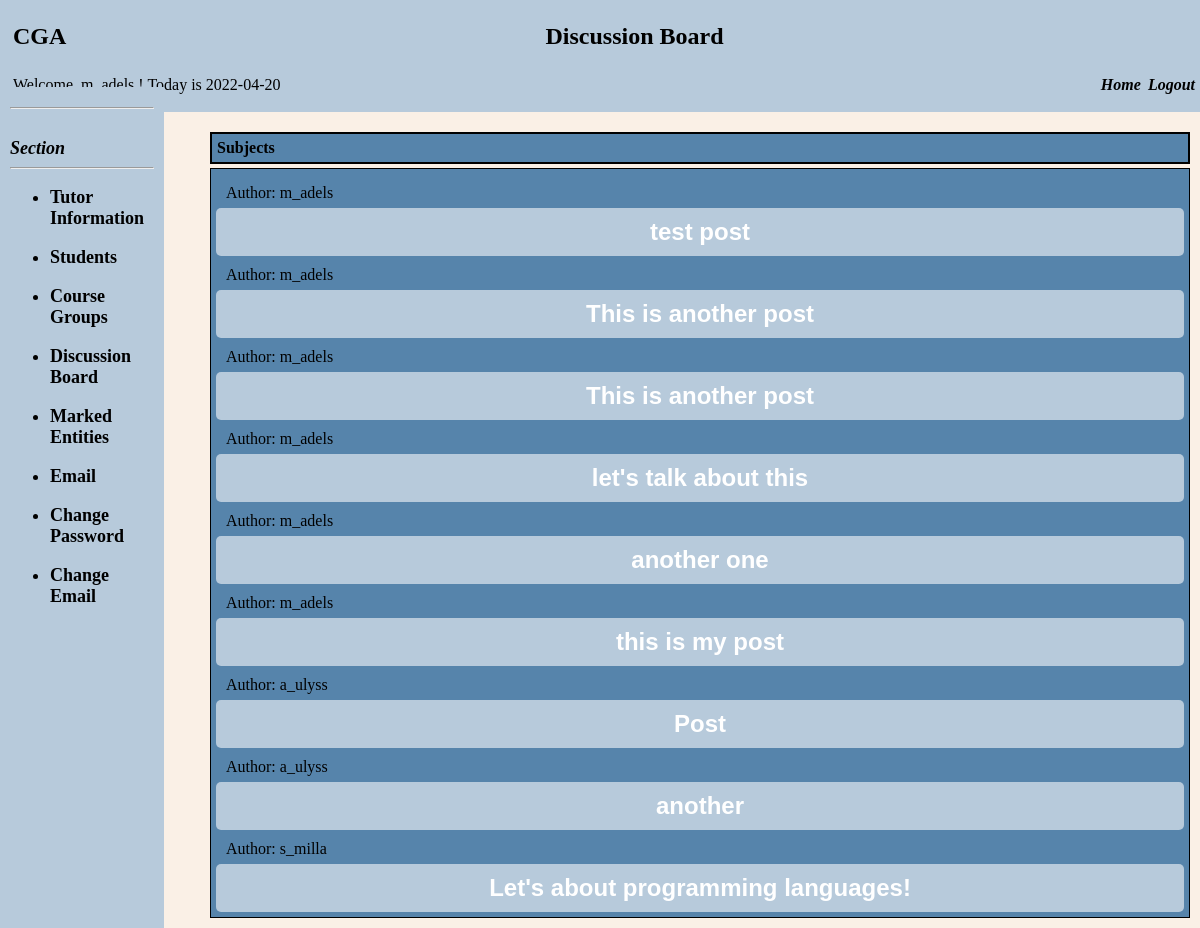
The page /Instructor/instructorDiscussion.php (signed in) on the database its author committed.
### tables this page shows
CREATE TABLE `discussion_board` (
  `id` int NOT NULL AUTO_INCREMENT,
  `title` varchar(100) NOT NULL,
  `creator` varchar(100) NOT NULL,
  `content` text NOT NULL,
  `creation_date` varchar(100) DEFAULT NULL,
  `course_id` int DEFAULT NULL,
  `group_id` int NOT NULL,
  PRIMARY KEY (`id`),
  KEY `creator` (`creator`),
  KEY `course_id` (`course_id`),
  CONSTRAINT `discussion_board_ibfk_1` FOREIGN KEY (`creator`) REFERENCES `users` (`username`),
  CONSTRAINT `discussion_board_ibfk_2` FOREIGN KEY (`course_id`) REFERENCES `course` (`id`)
);

### Instructor/instructorDiscussion.php (the view, shortened to what this page needs)
<?php
include('../session.php');
 ?>
<!DOCTYPE html>
<html>
<head>
    <link rel="stylesheet" href="../style.css" />
</head>
<body>
    <body>
        <div class="header" height="20%" scrolling="no">
            <table border="0" width="100%">
                <tbody>
                    <tr width="100%">
                        <td width="5%" align="left"><h2>CGA</h2></td>
                        <td align="center"><font size="5"><b>Discussion Board</b></font></td>
                    </tr>
                </tbody>
            </table>
            <table border="0" width="100%">
                <tbody>
                    <tr width="100%">
                        <td align="left"><font class="font-header" size="3">Welcome, <?php echo htmlspecialchars($_SESSION["username"]); ?> ! <?php echo "Today is " . date("Y-m-d") . "<br>"; ?></font></td>
                        <td align="right">
                            <i>
                                <b>
                                    <a href="../welcome.php">
                                        <font class="home_link" color="black">Home</font>
                                    </a>
                                </b>
                            </i>
                            <i>
                                <b>
                                    <a href="../logout.php">
                                        <font color="black">Logout</font>
                                    </a>
                                </b>
                            </i>
                            <br>
                        </td>
                    </tr>
                </tbody>
            </table>
        </div>
        <div class="menu" height="100%" width="150px">
            <hr>
            <b>
                <font size="4">
                    <i>
                        <?php echo htmlspecialchars($_SESSION["course_name"]); ?><br>
                        Section <?php echo htmlspecialchars($_SESSION["course_section"]); ?>
                    </i>
                </font>
            </b>
            <hr>
            <b>
                <font size="4">
                    <ul>
                        <li>
                            <a href="instructorTutorInfo.php">
                                <b>
                                    <font color="black">Tutor Information</font>
                                </b>
                            </a>
                        </li>
                    </ul>
                </font>
            </b>
            <b>
                <font size="4">
                    <ul>
                        <li>
                            <a href="instructorStudents.php">
                                <b>
                                    <font color="black">Students</font>
                                </b>
                            </a>
                        </li>
                    </ul>
                </font>
            </b>
            <b>
                <font size="4">
                    <ul>
                        <li>
                            <a href="instructorGroups.php">
                                <b>
                                    <font color="black">Course Groups</font>
                                </b>
                            </a>
                        </li>
                    </ul>
                </font>
            </b>
            <b>
                <font size="4">
                    <ul>
                        <li>
                            <a href="instructorDiscussion.php">
                                <b>
                                    <font color="black">Discussion Board</font>
                                </b>
                            </a>
                        </li>
                    </ul>
                </font>
            </b>
            <b>
                <font size="4">
                    <ul>
                        <li>
                            <a href="instructorMarkedEntities.php">
                                <b>
                                    <font color="black">Marked Entities</font>
                                </b>
                            </a>
                        </li>
                    </ul>
                </font>
            </b>
 <b>
                <font size="4">
                    <ul>
                        <li>
                            <a href="../Email/email_welcome.php">
                                <b>
                                    <font color="black">Email</font>
                                </b>
                            </a>
                        </li>
                    </ul>
                </font>
            </b>
            <b>
                <font size="4">
                    <ul>
                        <li>
                            <a href="instructorPassword.php">
                                <b>
                                    <font color="black">Change Password</font>
                                </b>
                            </a>
                        </li>
                    </ul>
                </font>
            </b>
            <b>
                <font size="4">
                    <ul>
                        <li>
                            <a href="instructorEmail.php">
                                <b>
                                    <font color="black">Change Email</font>
                                </b>
                            </a>
                        </li>
                    </ul>
                </font>
            </b>
        </div>
  <div class="main_home">
            <div class="table-head">
                <div class="subjects">Subjects</div>
            </div>
            <div class="table-row">
                <div class="subjects">
                  <?php
                  $query = "SELECT * FROM discussion_board";
                  $run = $conn->query($query);
                  $i=0;
                  while($row = $run->fetch_array()) {
                  if($i==0){
                  ?>
                  <form class="" action="instructorPostDetails.php" method="get">
                    <div class="author-div">
                      <span>Author:  <?php echo $row['creator']; ?></span>
                    </div>
                  <input type="submit" id="title" value="<?php echo $row['title']; ?>">
                  <br>
                   </form>
                   <?php
                     }
                   }
                 ?>
                </div>
  </body>
</html>

### style.css (style rules this page uses)
body { background-color: #faf0e6; }
.header { background-color: #B7CADB; display: block; position: fixed; top: 0; left: 0; padding-left: 10px; width: 99%; padding-right: 10px; padding-bottom:15px; }
.menu { background-color: #B7CADB; width: 12%; padding-top: 1%; padding-bottom: 100%; margin-top:5.7%; position:fixed; left: 0; padding-left: 10px; padding-right: 10px; top:2%; }
.main_home { margin-left:200px; margin-top: 130px; position: static; }
.home_link { margin-right: 1%; }
.table-head { display: flex; }
.table-head div { padding: 5px; margin: 2px; background-color: #5684ab; font-weight: bold; border: 2px solid; }
.table-head .subjects { flex: 70%; }
.table-row { display: flex; }
.table-row .status, .table-row .subjects, .table-row .replies, .table-row .last-reply { padding: 5px; margin: 2px; background-color:#5684ab; border: 1px solid; }
.table-row .subjects { flex: 70%; }
a { color:inherit; text-decoration: none; }
input[type="submit"] { font-family: 'Montserrat', Arial, Helvetica, sans-serif; width: 100%; background-color:#B7CADB; border-radius:5px; border:0; cursor:pointer; color:white; font-size:24px; padding-top:10px; padding-bottom:10px; transition: all 0.3s; margin-top:-4px; font-weight:700; }
.author-div { padding: 10px; }

### rows shown on the page
discussion_board: creator "m_adels", title "test post"
discussion_board: creator "m_adels", title "This is another post"
discussion_board: creator "m_adels", title "This is another post"
discussion_board: creator "m_adels", title "let's talk about this"
discussion_board: creator "m_adels", title "another one"
discussion_board: creator "m_adels", title "this is my post"
discussion_board: creator "a_ulyss", title "Post"
discussion_board: creator "a_ulyss", title "another"
discussion_board: creator "s_milla", title "Let's about programming languages!"

### other values the page prints
$_SESSION["username"] "m_adels"
